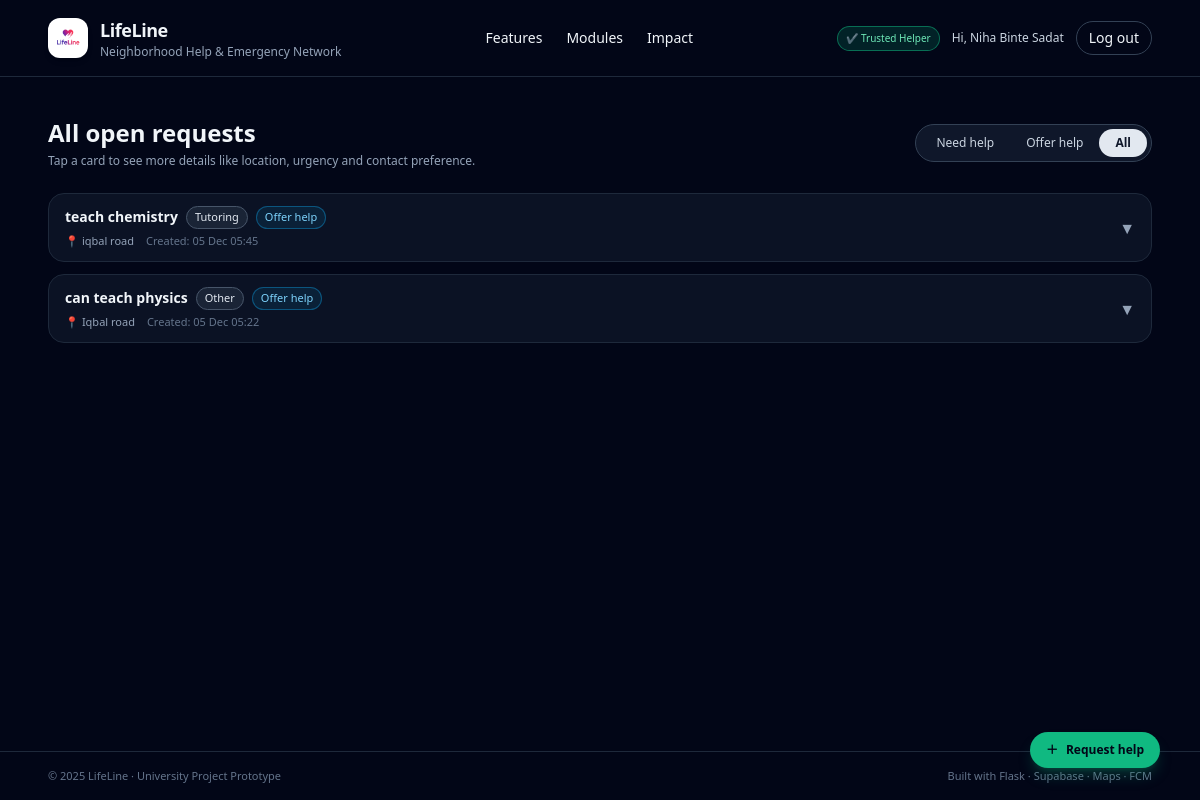
/requests?mode=all (signed in), run on the app's committed database.
### app.py (models this page shows, shortened)
class User(db.Model):
    id = db.Column(db.Integer, primary_key=True)
    email = db.Column(db.String(255), unique=True, nullable=False)
    name = db.Column(db.String(120), nullable=False)
    password_hash = db.Column(db.String(255), nullable=True)
    is_trusted_helper = db.Column(db.Boolean, default=False)
    govt_id_number = db.Column(db.String(50), nullable=True)
    firebase_uid = db.Column(db.String(255), unique=True, nullable=True)
    otp_code = db.Column(db.String(6), nullable=True)
    otp_expires_at = db.Column(db.DateTime, nullable=True)
    id_verification_status = db.Column(db.String(20), default="none")  # none/pending/approved/rejected
    id_document_note = db.Column(db.String(255), nullable=True)

class Request(db.Model):
    __tablename__ = "requests"
    id = db.Column(db.Integer, primary_key=True)
    user_id = db.Column(db.Integer, db.ForeignKey("user.id"), nullable=False)
    title = db.Column(db.String(255), nullable=False)
    category = db.Column(db.String(50), nullable=False)  # medicine, food, tutoring, repair, ride, ...
    description = db.Column(db.Text, nullable=True)
    lat = db.Column(db.Float, nullable=True)
    lng = db.Column(db.Float, nullable=True)
    area = db.Column(db.String(150), nullable=True)         # e.g. Mohammadpur, Iqbal Road
    landmark = db.Column(db.String(150), nullable=True)     # nearest mosque / school
    urgency = db.Column(db.String(50), nullable=True)       # low / normal / high / emergency
    time_window = db.Column(db.String(50), nullable=True)   # anytime_today / this_week / ...
    contact_method = db.Column(db.String(50), nullable=True)  # lifeline_chat / phone / ...
    contact_info = db.Column(db.String(100), nullable=True)   # phone / WhatsApp etc.
    is_offer = db.Column(db.Boolean, default=False)        # false = Need Help, true = Offering Help
    radius_pref = db.Column(db.String(50), nullable=True)  # e.g. "2" (km)
    frequency = db.Column(db.String(50), nullable=True)    # one_time / few_times_week / daily
    image_url = db.Column(db.String(300), nullable=True)
    created_at = db.Column(db.DateTime, default=datetime.utcnow, nullable=False)
    expires_at = db.Column(db.DateTime, nullable=False)
    status = db.Column(db.String(20), default="open")  # open / claimed / closed
    user = db.relationship("User", backref="requests")

### app.py (the view)
@app.route("/requests")
@login_required
def list_requests():
    now = datetime.utcnow()
    mode = request.args.get("mode", "need")  # default: show need-help posts
    q = Request.query.filter(
        Request.expires_at > now,
        Request.status == "open",
    )
    if mode == "offer":
        q = q.filter(Request.is_offer == True)  # noqa: E712
    elif mode == "need":
        q = q.filter(Request.is_offer == False)  # noqa: E712
    requests_list = q.order_by(Request.created_at.desc()).all()
    return render_template(
        "list_requests.html",
        requests=requests_list,
        mode=mode,
    )

### app.py (called while the page is built)
def current_user():
    if "user_id" in session:
        return User.query.get(session["user_id"])
    return None

def login_required(view_func):
    from functools import wraps
    @wraps(view_func)
    def wrapper(*args, **kwargs):
        if "user_id" not in session:
            next_url = request.path
            return redirect(url_for("login", next=next_url))
        return view_func(*args, **kwargs)
    return wrapper

@app.context_processor
def inject_user():
    return dict(current_user=current_user())

### templates/list_requests.html (shortened to what this page needs)
{% extends "base.html" %}
{% block content %}
<div class="w-full max-w-6xl mx-auto px-6 py-10">
  <div class="flex flex-col md:flex-row md:items-center md:justify-between gap-4 mb-6">
    <div>
      <h2 class="text-2xl font-bold text-slate-100">
        {% if mode == 'offer' %}
          People offering help nearby
        {% elif mode == 'all' %}
          All open requests
        {% else %}
          People who need help
        {% endif %}
      </h2>
      <p class="text-xs text-slate-400 mt-1">
        Tap a card to see more details like location, urgency and contact preference.
      </p>
    </div>
    <div class="inline-flex rounded-full bg-slate-900 border border-slate-700 p-1 text-xs">
      <a href="{{ url_for('list_requests', mode='need') }}"
         class="px-4 py-1.5 rounded-full transition
         {% if mode == 'need' %}bg-emerald-500 text-slate-950 font-semibold{% else %}text-slate-300 hover:bg-slate-800{% endif %}">
        Need help
      </a>
      <a href="{{ url_for('list_requests', mode='offer') }}"
         class="px-4 py-1.5 rounded-full transition
         {% if mode == 'offer' %}bg-sky-500 text-slate-950 font-semibold{% else %}text-slate-300 hover:bg-slate-800{% endif %}">
        Offer help
      </a>
      <a href="{{ url_for('list_requests', mode='all') }}"
         class="px-4 py-1.5 rounded-full transition
         {% if mode == 'all' %}bg-slate-200 text-slate-900 font-semibold{% else %}text-slate-300 hover:bg-slate-800{% endif %}">
        All
      </a>
    </div>
  </div>
  {% if requests %}
  <div class="space-y-3">
    {% for r in requests %}
    <div class="rounded-2xl border border-slate-800 bg-slate-900/70 overflow-hidden">
      <button type="button"
              class="w-full flex items-center justify-between px-4 py-3 text-left hover:bg-slate-900/90 transition"
              onclick="toggleDetails('{{ r.id }}')">
        <div class="flex-1 min-w-0">
          <div class="flex flex-wrap items-center gap-2">
            <p class="font-semibold text-sm text-slate-100 truncate">
              {{ r.title }}
            </p>
            <span class="text-[11px] px-2 py-0.5 rounded-full
                         border border-slate-600 text-slate-200 bg-slate-800/80">
              {{ r.category|capitalize }}
            </span>
            {% if r.is_offer %}
            <span class="text-[11px] px-2 py-0.5 rounded-full bg-sky-500/10 text-sky-300 border border-sky-500/40">
              Offer help
            </span>
            {% else %}
            <span class="text-[11px] px-2 py-0.5 rounded-full bg-emerald-500/10 text-emerald-300 border border-emerald-500/40">
              Needs help
            </span>
            {% endif %}
          </div>
          <div class="mt-1 flex flex-wrap items-center gap-x-3 gap-y-1 text-[11px] text-slate-400">
            {% if r.area %}
            <span>📍 {{ r.area }}</span>
            {% endif %}
            <span class="text-slate-500">
              Created: {{ r.created_at.strftime('%d %b %H:%M') }}
            </span>
          </div>
        </div>
        <div class="ml-3">
          <span id="icon-{{ r.id }}" data-icon
                class="inline-block transition-transform duration-150 text-slate-400">
            ▼
          </span>
        </div>
      </button>
    </div>
    {% endfor %}
  </div>
  {% else %}
  <div class="mt-10 text-center text-sm text-slate-400">
    No open requests found in this category yet.
  </div>
  {% endif %}
</div>
{% if mode == 'offer' %}
  {% set fab_label = "Offer help" %}
  {% set fab_href = url_for('can_help') %}
{% else %}
  {% set fab_label = "Request help" %}
  {% set fab_href = url_for('need_help') %}
{% endif %}
<a href="{{ fab_href }}"
   class="fixed bottom-6 right-6 md:bottom-8 md:right-10 z-20 inline-flex items-center gap-2
          px-4 py-2.5 rounded-full shadow-lg shadow-emerald-500/25
          bg-emerald-500 hover:bg-emerald-400 text-slate-950 text-xs font-semibold transition">
  <span>＋</span>
  <span>{{ fab_label }}</span>
</a>
{% endblock %}

### templates/base.html (shortened to what this page needs)
<!DOCTYPE html>
<html lang="en">
  <head>
    <script src="https://cdn.tailwindcss.com"></script>
    <link
      rel="stylesheet"
      href="{{ url_for('static', filename='css/main.css') }}"
    />
  </head>
  <body class="bg-slate-950 text-slate-100 min-h-screen flex flex-col">
    <header class="w-full border-b border-slate-800">
      <nav class="w-full px-6 md:px-12 py-4 flex items-center justify-between">
        <a
          href="{{ url_for('home') }}"
          class="flex items-center gap-3 hover:opacity-80 transition"
        >
          <div
            class="h-10 w-10 rounded-xl bg-white flex items-center justify-center shadow-md"
          >
            <img
              src="{{ url_for('static', filename='images/lifeline_logo.png') }}"
              alt="LifeLine Logo"
              class="h-8 w-8 object-contain"
            />
          </div>
          <div>
            <h1 class="text-lg font-semibold tracking-tight">LifeLine</h1>
            <p class="text-xs text-slate-400">
              Neighborhood Help & Emergency Network
            </p>
          </div>
        </a>
        <div class="hidden md:flex items-center gap-6 text-sm">
          <a href="#features" class="hover:text-emerald-300 transition"
            >Features</a
          >
          <a href="#modules" class="hover:text-emerald-300 transition"
            >Modules</a
          >
          <a href="#impact" class="hover:text-emerald-300 transition">Impact</a>
        </div>
        <div class="flex items-center gap-3">
          {% if session.get('user_id') %}  {% if session.get('is_trusted_helper') %}
          <span
            class="text-[10px] px-2 py-1 rounded-full bg-emerald-600/20 text-emerald-300 border border-emerald-500/50 hidden md:inline"
          >
            ✔ Trusted Helper
          </span>
          {% endif %}
          <span class="hidden md:inline text-xs text-slate-300">
            Hi, {{ session.get('user_name') }}
          </span>
          <a
            href="{{ url_for('logout') }}"
            class="text-xs md:text-sm px-3 py-1.5 rounded-full border border-slate-700 hover:border-rose-400 hover:text-rose-300 transition"
          >
            Log out
          </a>
          {% endif %}
        </div>
      </nav>
    </header>
    <main class="flex-1 w-full">{% block content %}{% endblock %}</main>
    <footer class="border-t border-slate-800">
      <div
        class="w-full px-6 md:px-12 py-4 flex flex-col md:flex-row justify-between items-center gap-2 text-[11px] text-slate-500"
      >
        <p>© 2025 LifeLine · University Project Prototype</p>
        <p>Built with Flask · Supabase · Maps · FCM</p>
      </div>
    </footer>
  </body>
</html>

### static/css/main.css (style rules this page uses)
body { -webkit-font-smoothing: antialiased; }

### data on the page
User: get "Niha Binte Sadat"
Request: title "teach chemistry", category "Tutoring", is_offer "Offer help", area "iqbal road", created_at "05 Dec 05:45"
Request: title "can teach physics", category "Other", is_offer "Offer help", area "Iqbal road", created_at "05 Dec 05:22"

### other printed values
{{ fab_label }} "Request help"
